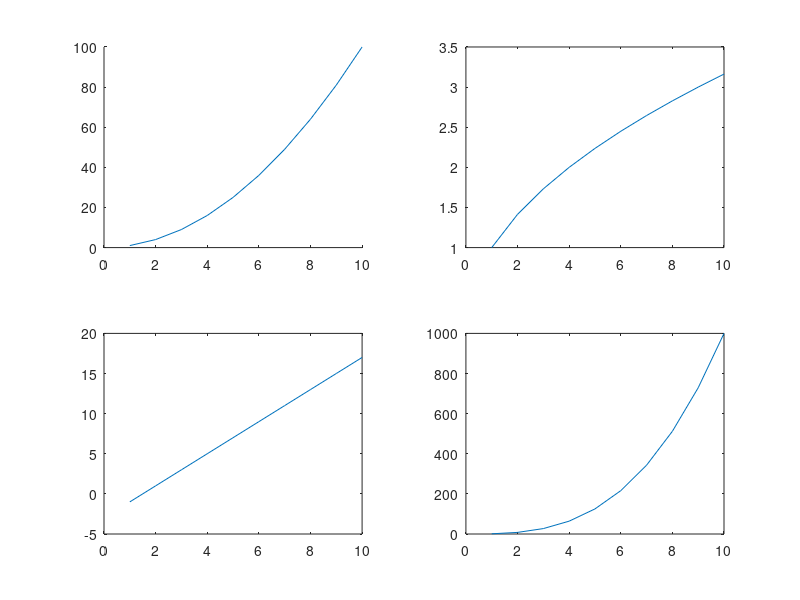

Source code (MATLAB):
%% 
clc;clear;
%% 
x = [ 1 2 3 4 5 6 7 8 9 10]; 
y = x.^2; 
z = sqrt(x); 
w = 2*x - 3; 
v = x.^3; 

subplot(2,2,1) 
hold on; 
plot(x,y) 
subplot(2,2,2) 
plot(x,z) 
subplot(2,2,3) 
plot(x,w) 
subplot(2,2,4) 
plot(x,v)